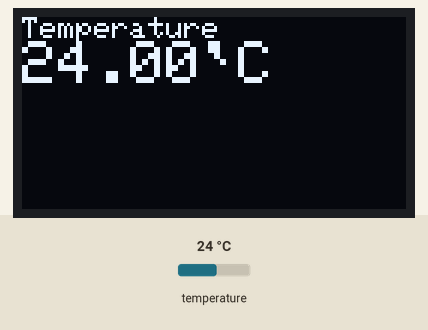
Recording of a sketch running on a simulated ESP8266 (NodeMCU). On the bench: 128×64 one-colour display. Inputs (shaded band) come from the test bench; at power-on: temperature 24 °C. WiFi joins after 1.5 s; servers stay silent unless stated; web services answer with replies made up by the test bench; what the sketch prints to the serial monitor is not drawn.

Above: at 2.79 s.
At 8.48 s:
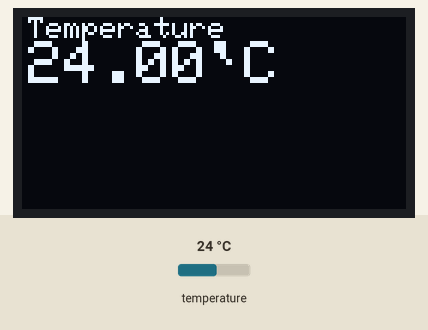
At 14.18 s:
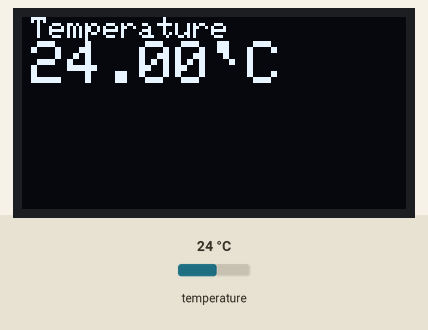
At 19.88 s:
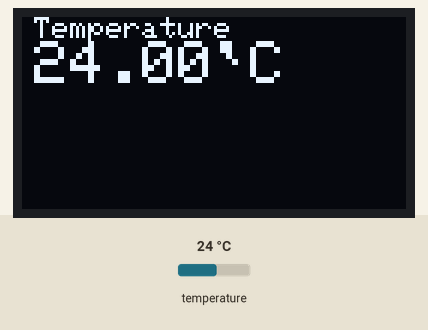
At 25.74 s:
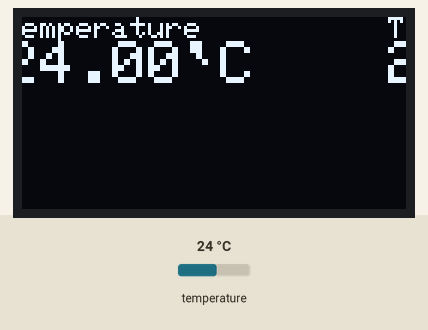
At 39.84 s:
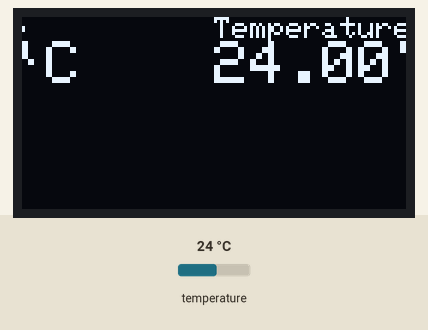

The sketch:

temp_check.ino
```cpp
#include <Adafruit_GFX.h>       // OLED Screen
#include <Adafruit_SSD1306.h>   // OLED Screen
#include <OneWire.h>            // DS18820
#include <ESP8266WiFi.h>        // WiFi
#include "DHT.h"                // DHT22 tempriture

#define OLED_RESET  0           // GPIO 0

Adafruit_SSD1306  OLED(OLED_RESET);
OneWire ds(D4);                 // on pin D4(a 4.7K resistor is necessary)

const char* ssid = "FreeWifi-SKT";
const char* host = "api.thingspeak.com";
const char* THINGSPEAK_API_KEY = "X3VTCVN02TU6WSLH";

// DHT Settings
// #define DHTPIN D6
#define DHTPIN 2                // What digital pin we're connected to. If you are not using NodeMCU change D6 to real pin

// Uncomment whatever type you're using!
// #define DHTTYPE DHT11         // DHT11
// #define DHTTYPE DHT21         // DHT21 (AM2301)
#define DHTTYPE DHT22            // DHT22 (AM2302), AM2321

const boolean IS_METRIC = true;
const int UPDATE_INTERVAL_SECONDS = 20;     // Update every 600 seconds = 10 minutes. Min with Thingspeak is ~20 seconds

DHT dht(DHTPIN, DHTTYPE);        // Initailze the Temperature/Humidity senso

void setup(){
  Serial.begin(9600);

  OLED.begin();
  OLED.clearDisplay();

  delay(10);

  // We start by connecting to a WiFi network
  Serial.println("");
  Serial.println("");
  Serial.println("Connecting to ");
  Serial.println(ssid);

  // WiFi.begin(ssid, password);      // if you need password.
  WiFi.begin(ssid);                   // free wifi

  while(WiFi.status() != WL_CONNECTED) {
    delay(500);
    Serial.println("[a].");
  }

  Serial.println("");
  Serial.println("============= WiFi connected ============");
  Serial.println("== IP address: ");
  Serial.println(WiFi.localIP());
}

void loop(void){
  byte i;
  byte present = 0;
  byte type_s;
  byte data[12];
  byte addr[8];
  float celsius, fahrenheit;

  if(!ds.search(addr)){
    ds.reset_search();
    delay(250);
    return;
  }

  if(OneWire::crc8(addr, 7) != addr[7]){
    Serial.println("CRC is not valid");
    return;
  }

  Serial.println();

  // the first ROM byte indicates which chip
  switch(addr[0]){
    case 0x10:
      type_s = 1;
      break;
    case 0x28:
      type_s = 0;
      break;
    case 0x22:
      type_s = 0;
      break;
    default:
      Serial.println("Device is not a DS18*20 family device.");
      return;
  }

  ds.reset();
  ds.select(addr);
  ds.write(0x44, 1);       // start conversion, with parasite power on at the end
  delay(1000);
  present = ds.reset();
  ds.select(addr);
  ds.write(0xBE);         // Read Scratchpad

  for(i=0; i<9; i++){
    data[i] = ds.read();
  }

  // Convert the data to actual temperature
  int16_t raw = (data[1] << 8) | data[0];

  if(type_s){
    raw = raw << 3;       // 9 bit resolution default

    if(data[7] == 0x10){
      raw = (raw & 0xFFF0) + 12 - data[6];
    }
  } else {
    byte cfg = (data[4] & 0x60);
    if(cfg == 0x00) raw = raw & ~7;       // 9 bit resolution, 93.75 ms
    else if(cfg == 0x20) raw = raw & ~3;  // 10 bit res, 187.5 ms
    else if(cfg == 0x40) raw = raw & ~1;  // 11 bit res, 375 ms
  }

  celsius = (float)raw/16.0;
  fahrenheit = celsius * 1.8 + 32.0;
  Serial.print(" Temperature = ");
  Serial.print(celsius);
  Serial.print(" Celsius, ");
  Serial.println(fahrenheit);
  Serial.println(" Fahrenheit");

  // OLED Print
  OLED.begin();
  OLED.clearDisplay();

  // Add stuff into the 'display buffer'
  OLED.setTextWrap(false);
  OLED.setTextSize(1);
  OLED.setTextColor(WHITE);
  OLED.setCursor(0, 0);
  OLED.println("Temperature");
  OLED.setTextSize(2);
  OLED.print(celsius);
  OLED.println("`C");
  OLED.display();                       // output 'display buffer' to screen
  OLED.startscrollleft(0x00, 0x0F);     // make display scroll

  // WiFi start
  Serial.print("== connecting to ");
  Serial.println(host);

  // Use WiFiClient class to create TCP connections
  WiFiClient client;
  const int httpPort = 80;

  if(!client.connect(host, httpPort)){
    Serial.println("---------- connection failed! -------------");
    return;
  }

  // Read values from the sensor for DHT22
  // dealy(200);
  // float humidity = dht.readHumidity();
  // float temperature = dht.readTemperature();
  // float fahrenheit = dht.readTemperature(IS_METRIC);
  // Serial.print("== ");
  // Serial.print(humidity);
  // Serial.print(",");
  // Serial.print(temperature);
  // Serial.print(",");
  // Serial.print(fahrenheit);

  // Create a URI for the request.
  String url = "/update?api_key=";
  url += THINGSPEAK_API_KEY;
  url += "&field1=";
  url += String(celsius);
  Serial.print("Requesting URL: ");
  Serial.println(url);

  // This will s ned the request to the server.
  client.print(String("GET ") + url + "HTTP/1/1\r\n" +
                      "Host:" + host + "\r\n" +
                      "Connetion: close\r\n\r\n");
  delay(10);

  // wifi reconnection code add 2021.03.19
  if( !WiFi.isConnected() ) {
    Serial.println( "Disconnected!" );
    WiFi.reconnect();
    WiFi.waitForConnectResult();
  }

  while(!client.available()){
    delay(100);
    Serial.println("[b].");
  }

  // Read all the lines of the replay from server and print them to Serial
  while(client.available()){
    String line = client.readStringUntil('\r');
    Serial.print(line);
  }

  Serial.println("");
  Serial.println("closing connection");

  // Go back to sleep. If your sensor is battery powered you mithg want to use deep sleep here
  delay(1000 * UPDATE_INTERVAL_SECONDS);
}
```
